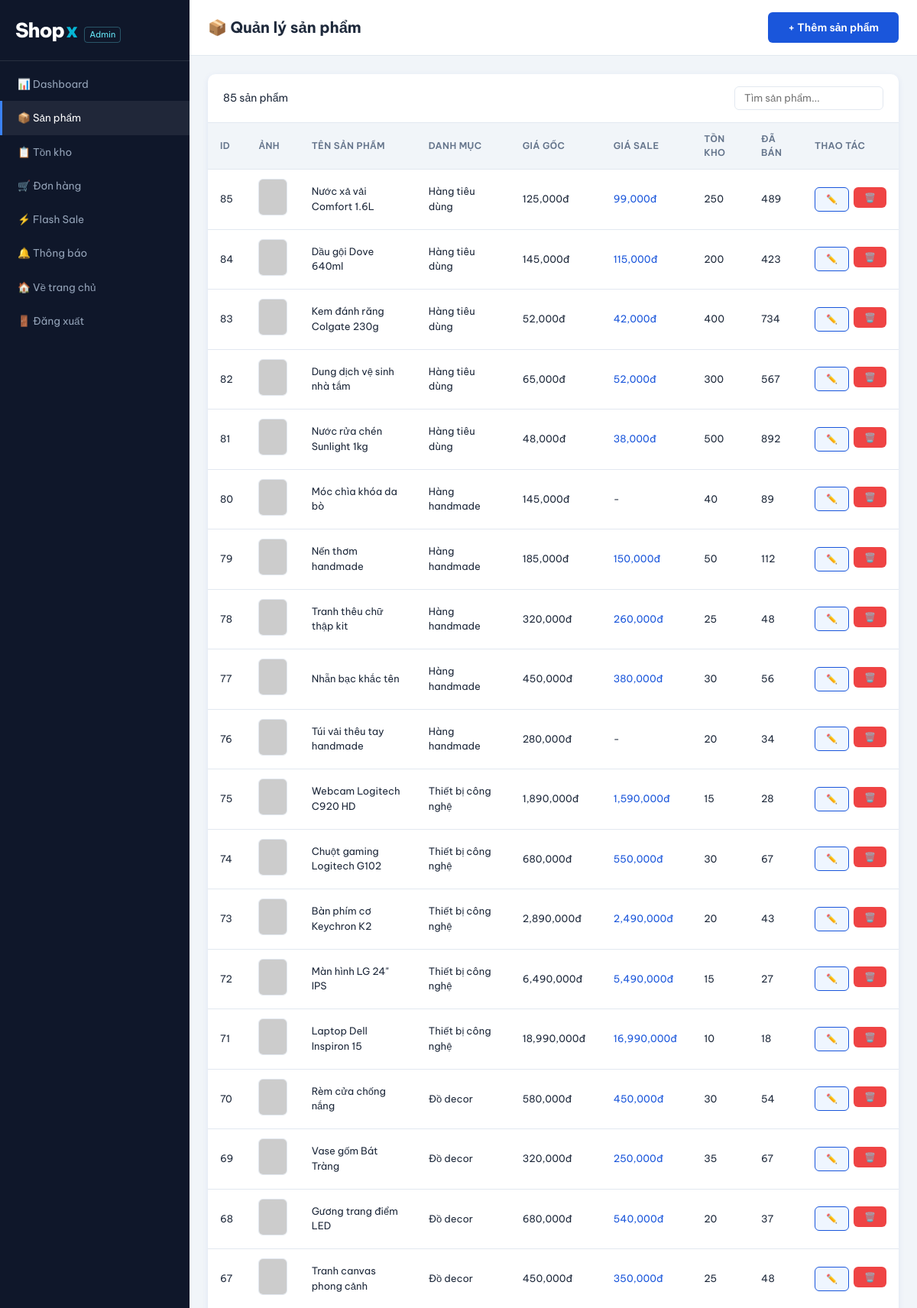
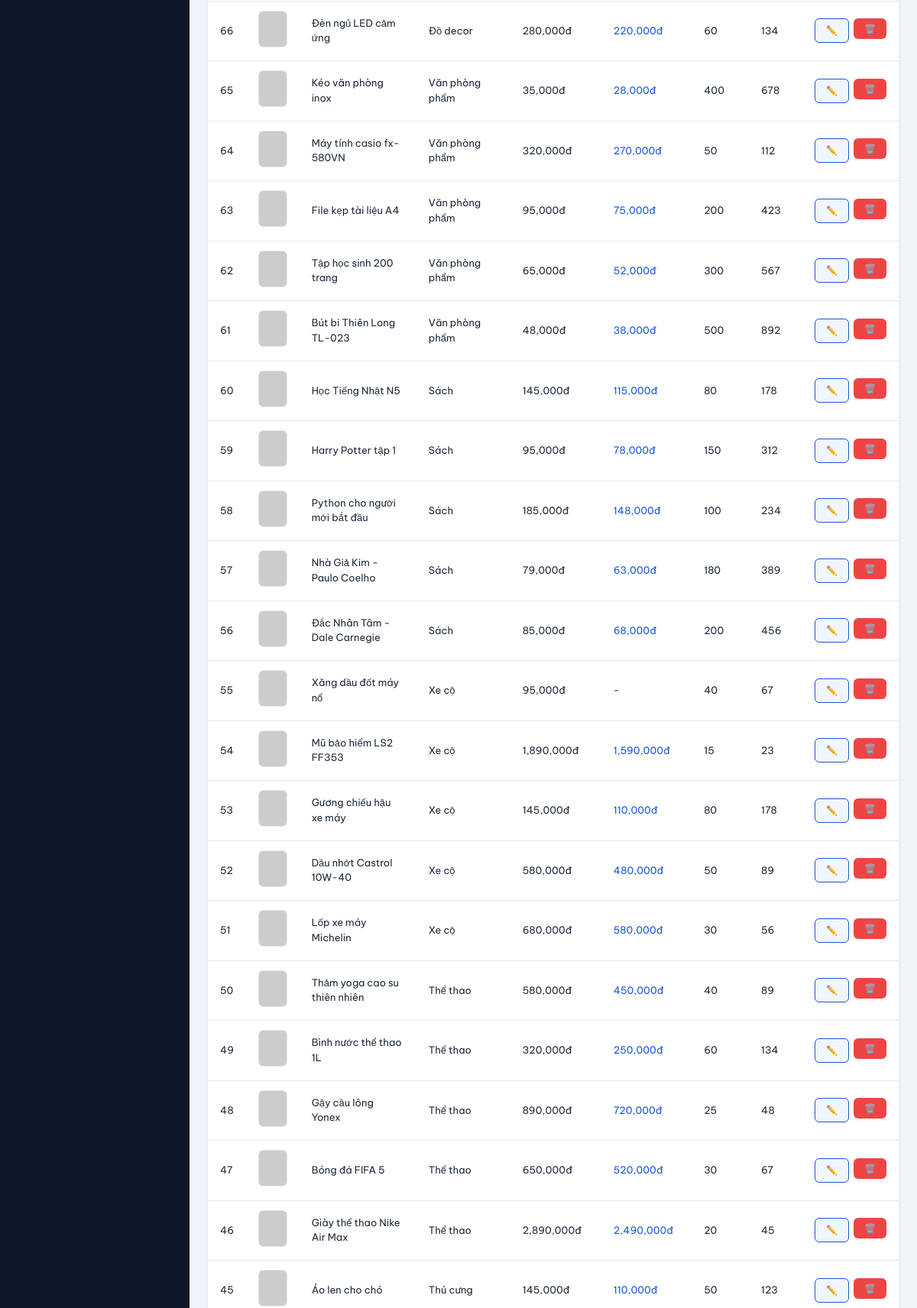
/admin/products (signed in, upper part), run on the app's committed database (2 pictures, top to bottom).
### tables this page shows
CREATE TABLE products (
            id INTEGER PRIMARY KEY AUTOINCREMENT,
            name TEXT NOT NULL,
            description TEXT,
            price REAL NOT NULL,
            sale_price REAL,
            sale_end TEXT,
            stock INTEGER DEFAULT 0,
            category_id INTEGER,
            image TEXT,
            video TEXT,
            sold INTEGER DEFAULT 0,
            created_at TEXT DEFAULT CURRENT_TIMESTAMP,
            FOREIGN KEY(category_id) REFERENCES categories(id)
        );

CREATE TABLE categories (
            id INTEGER PRIMARY KEY AUTOINCREMENT,
            name TEXT NOT NULL,
            icon TEXT DEFAULT '🛍️'
        );

### app.py (the view)
@app.route('/admin/products')
@admin_required
def admin_products():
    conn = get_db()
    products = conn.execute("SELECT p.*, c.name as cat_name FROM products p LEFT JOIN categories c ON p.category_id=c.id ORDER BY p.id DESC").fetchall()
    categories = conn.execute("SELECT * FROM categories").fetchall()
    conn.close()
    return render_template('admin/products.html', products=products, categories=categories)

### app.py (called while the page is built)
def get_db():
    conn = sqlite3.connect(DB_PATH)
    conn.row_factory = sqlite3.Row
    return conn

def admin_required(f):
    @wraps(f)
    def decorated(*args, **kwargs):
        if 'user_id' not in session or not session.get('is_admin'):
            return redirect(url_for('login'))
        return f(*args, **kwargs)
    return decorated

### templates/admin/products.html (shortened to what this page needs)
<!DOCTYPE html>
<html lang="vi">
<head>
<link rel="stylesheet" href="/static/css/main.css">
</head>
<body>
<div class="admin-layout">
  <aside class="admin-sidebar">
    <a href="/" class="logo" style="display:flex;align-items:baseline;gap:2px;padding:20px;border-bottom:1px solid rgba(255,255,255,.1);">
      <span class="logo-text">Shop</span><span class="logo-x">x</span><span class="logo-sub" style="color:#67e8f9;border-color:rgba(103,232,249,.3);">Admin</span>
    </a>
    <nav class="admin-nav">
      <a href="/admin">📊 Dashboard</a>
      <a href="/admin/products" class="active">📦 Sản phẩm</a>
      <a href="/admin/inventory">📋 Tồn kho</a>
      <a href="/admin/orders">🛒 Đơn hàng</a>
      <a href="/admin/flash-sales">⚡ Flash Sale</a>
      <a href="/admin/notifications">🔔 Thông báo</a>
      <a href="/">🏠 Về trang chủ</a>
      <a href="/logout">🚪 Đăng xuất</a>
    </nav>
  </aside>
  <div class="admin-content">
    <div class="admin-topbar">
      <h1 style="font-size:20px;font-weight:700;">📦 Quản lý sản phẩm</h1>
      <button class="btn btn-primary" onclick="document.getElementById('addModal').classList.add('show')">+ Thêm sản phẩm</button>
    </div>
    <div class="admin-body">
      <div class="admin-card">
        <div class="admin-card-header">
          <span>{{ products|length }} sản phẩm</span>
          <input type="text" placeholder="Tìm sản phẩm..." oninput="filterTable(this.value)" style="padding:6px 12px;border:1px solid var(--border);border-radius:6px;font-family:inherit;">
        </div>
        <div style="overflow-x:auto;">
          <table class="admin-table" id="productTable">
            <thead>
              <tr>
                <th>ID</th>
                <th>Ảnh</th>
                <th>Tên sản phẩm</th>
                <th>Danh mục</th>
                <th>Giá gốc</th>
                <th>Giá sale</th>
                <th>Tồn kho</th>
                <th>Đã bán</th>
                <th>Thao tác</th>
              </tr>
            </thead>
            <tbody>
              {% for p in products %}
              <tr>
                <td>{{ p.id }}</td>
                <td><img src="{{ p.image }}" onerror="this.src='https://picsum.photos/48/48?random={{ p.id }}'"></td>
                <td style="max-width:200px;">{{ p.name }}</td>
                <td>{{ p.cat_name }}</td>
                <td>{{ "{:,.0f}đ".format(p.price) }}</td>
                <td>{% if p.sale_price %}<span style="color:var(--primary);">{{ "{:,.0f}đ".format(p.sale_price) }}</span>{% else %}-{% endif %}</td>
                <td>
                  <span style="color:{{ 'var(--primary)' if p.stock < 5 else 'inherit' }};font-weight:{{ '700' if p.stock < 5 else 'normal' }};">{{ p.stock }}</span>
                </td>
                <td>{{ p.sold }}</td>
                <td>
                  <div style="display:flex;gap:6px;">
                    <a href="/admin/products/edit/{{ p.id }}" class="btn btn-outline btn-sm">✏️</a>
                    <form method="POST" action="/admin/products/delete/{{ p.id }}" onsubmit="return confirm('Xóa sản phẩm này?')">
                      <button type="submit" class="btn btn-danger btn-sm">🗑️</button>
                    </form>
                  </div>
                </td>
              </tr>
              {% endfor %}
            </tbody>
          </table>
        </div>
      </div>
    </div>
  </div>
</div>
</body>
</html>

### static/css/main.css (style rules this page uses)
* { margin: 0; padding: 0; box-sizing: border-box; }
:root { --primary: #1a56db; --primary-dark: #1142b4; --primary-light: #eff6ff; --primary-mid: #3b82f6; --accent: #06b6d4; --text: #1e293b; --text-light: #64748b; --border: #e2e8f0; --bg: #f1f5f9; --white: #fff; --shadow: 0 2px 8px rgba(30,64,175,.08); --shadow-md: 0 6px 20px rgba(30,64,175,.13); --radius: 10px; --radius-sm: 6px; }
body { font-family: 'Be Vietnam Pro', sans-serif; background: var(--bg); color: var(--text); font-size: 14px; line-height: 1.5; }
a { color: inherit; text-decoration: none; }
img { max-width: 100%; }
.logo { display: flex; align-items: center; gap: 0; cursor: pointer; flex-shrink: 0; }
.logo-text { color: white; font-size: 26px; font-weight: 800; letter-spacing: -1px; }
.logo-x { color: #93c5fd; font-size: 26px; font-weight: 800; }
.logo-sub { color: rgba(255,255,255,.55); font-size: 11px; margin-left: 6px; border: 1px solid rgba(255,255,255,.25); padding: 1px 6px; border-radius: 4px; }
.btn { padding: 11px 26px; border: none; cursor: pointer; border-radius: var(--radius-sm); font-size: 14px; font-weight: 600; transition: all .2s; font-family: inherit; display: inline-flex; align-items: center; gap: 6px; }
.btn-primary { background: var(--primary); color: white; }
.btn-outline { background: var(--primary-light); color: var(--primary); border: 1.5px solid var(--primary); }
.btn-sm { padding: 6px 14px; font-size: 12px; }
.btn-danger { background: #ef4444; color: white; }
.admin-layout { display: flex; min-height: 100vh; }
.admin-sidebar { width: 248px; background: #0f172a; flex-shrink: 0; display: flex; flex-direction: column; }
.admin-sidebar .logo { padding: 20px; border-bottom: 1px solid rgba(255,255,255,.08); display: flex; }
.admin-sidebar .logo-text { color: white; }
.admin-sidebar .logo-x { color: var(--accent); }
.admin-nav { flex: 1; padding: 8px 0; }
.admin-nav a { display: flex; align-items: center; gap: 10px; padding: 12px 20px; color: #94a3b8; font-size: 13.5px; border-left: 3px solid transparent; transition: all .2s; }
.admin-nav a:hover, .admin-nav a.active { color: white; background: rgba(255,255,255,.07); border-left-color: var(--primary-mid); }
.admin-content { flex: 1; background: var(--bg); min-width: 0; }
.admin-topbar { background: white; padding: 16px 24px; border-bottom: 1px solid var(--border); display: flex; justify-content: space-between; align-items: center; }
.admin-body { padding: 24px; }
.admin-card { background: white; border-radius: var(--radius); box-shadow: var(--shadow); margin-bottom: 24px; overflow: hidden; }
.admin-card-header { padding: 16px 20px; border-bottom: 1px solid var(--border); display: flex; justify-content: space-between; align-items: center; }
.admin-table { width: 100%; border-collapse: collapse; }
.admin-table th, .admin-table td { padding: 12px 16px; text-align: left; border-bottom: 1px solid var(--border); font-size: 13px; }
.admin-table th { background: var(--bg); font-weight: 600; color: var(--text-light); font-size: 12px; text-transform: uppercase; letter-spacing: .4px; }
.admin-table img { width: 48px; height: 48px; object-fit: cover; border-radius: var(--radius-sm); border: 1px solid var(--border); }

### data on the page
products: id "85", name "Nước xả vải Comfort 1.6L", cat_name "Hàng tiêu dùng", price "125,000đ", sale_price "99,000đ", stock "250", sold "489"
products: id "84", name "Dầu gội Dove 640ml", cat_name "Hàng tiêu dùng", price "145,000đ", sale_price "115,000đ", stock "200", sold "423"
products: id "83", name "Kem đánh răng Colgate 230g", cat_name "Hàng tiêu dùng", price "52,000đ", sale_price "42,000đ", stock "400", sold "734"
products: id "82", name "Dung dịch vệ sinh nhà tắm", cat_name "Hàng tiêu dùng", price "65,000đ", sale_price "52,000đ", stock "300", sold "567"
products: id "81", name "Nước rửa chén Sunlight 1kg", cat_name "Hàng tiêu dùng", price "48,000đ", sale_price "38,000đ", stock "500", sold "892"
products: id "80", name "Móc chìa khóa da bò", cat_name "Hàng handmade", price "145,000đ", stock "40", sold "89"
products: id "79", name "Nến thơm handmade", cat_name "Hàng handmade", price "185,000đ", sale_price "150,000đ", stock "50", sold "112"
products: id "78", name "Tranh thêu chữ thập kit", cat_name "Hàng handmade", price "320,000đ", sale_price "260,000đ", stock "25", sold "48"
products: id "77", name "Nhẫn bạc khắc tên", cat_name "Hàng handmade", price "450,000đ", sale_price "380,000đ", stock "30", sold "56"
products: id "76", name "Túi vải thêu tay handmade", cat_name "Hàng handmade", price "280,000đ", stock "20", sold "34"
products: id "75", name "Webcam Logitech C920 HD", cat_name "Thiết bị công nghệ", price "1,890,000đ", sale_price "1,590,000đ", stock "15", sold "28"
products: id "74", name "Chuột gaming Logitech G102", cat_name "Thiết bị công nghệ", price "680,000đ", sale_price "550,000đ", stock "30", sold "67"
products: id "73", name "Bàn phím cơ Keychron K2", cat_name "Thiết bị công nghệ", price "2,890,000đ", sale_price "2,490,000đ", stock "20", sold "43"
products: id "72", name "Màn hình LG 24\" IPS", cat_name "Thiết bị công nghệ", price "6,490,000đ", sale_price "5,490,000đ", stock "15", sold "27"
products: id "71", name "Laptop Dell Inspiron 15", cat_name "Thiết bị công nghệ", price "18,990,000đ", sale_price "16,990,000đ", stock "10", sold "18"
products: id "70", name "Rèm cửa chống nắng", cat_name "Đồ decor", price "580,000đ", sale_price "450,000đ", stock "30", sold "54"
products: id "69", name "Vase gốm Bát Tràng", cat_name "Đồ decor", price "320,000đ", sale_price "250,000đ", stock "35", sold "67"
products: id "68", name "Gương trang điểm LED", cat_name "Đồ decor", price "680,000đ", sale_price "540,000đ", stock "20", sold "37"
products: id "67", name "Tranh canvas phong cảnh", cat_name "Đồ decor", price "450,000đ", sale_price "350,000đ", stock "25", sold "48"
products: id "66", name "Đèn ngủ LED cảm ứng", cat_name "Đồ decor", price "280,000đ", sale_price "220,000đ", stock "60", sold "134"
products: id "65", name "Kéo văn phòng inox", cat_name "Văn phòng phẩm", price "35,000đ", sale_price "28,000đ", stock "400", sold "678"
products: id "64", name "Máy tính casio fx-580VN", cat_name "Văn phòng phẩm", price "320,000đ", sale_price "270,000đ", stock "50", sold "112"
products: id "63", name "File kẹp tài liệu A4", cat_name "Văn phòng phẩm", price "95,000đ", sale_price "75,000đ", stock "200", sold "423"
products: id "62", name "Tập học sinh 200 trang", cat_name "Văn phòng phẩm", price "65,000đ", sale_price "52,000đ", stock "300", sold "567"
products: id "61", name "Bút bi Thiên Long TL-023", cat_name "Văn phòng phẩm", price "48,000đ", sale_price "38,000đ", stock "500", sold "892"
products: id "60", name "Học Tiếng Nhật N5", cat_name "Sách", price "145,000đ", sale_price "115,000đ", stock "80", sold "178"
products: id "59", name "Harry Potter tập 1", cat_name "Sách", price "95,000đ", sale_price "78,000đ", stock "150", sold "312"
products: id "58", name "Python cho người mới bắt đầu", cat_name "Sách", price "185,000đ", sale_price "148,000đ", stock "100", sold "234"
products: id "57", name "Nhà Giả Kim - Paulo Coelho", cat_name "Sách", price "79,000đ", sale_price "63,000đ", stock "180", sold "389"
products: id "56", name "Đắc Nhân Tâm - Dale Carnegie", cat_name "Sách", price "85,000đ", sale_price "68,000đ", stock "200", sold "456"
products: id "55", name "Xăng dầu đốt máy nổ", cat_name "Xe cộ", price "95,000đ", stock "40", sold "67"
products: id "54", name "Mũ bảo hiểm LS2 FF353", cat_name "Xe cộ", price "1,890,000đ", sale_price "1,590,000đ", stock "15", sold "23"
products: id "53", name "Gương chiếu hậu xe máy", cat_name "Xe cộ", price "145,000đ", sale_price "110,000đ", stock "80", sold "178"
products: id "52", name "Dầu nhớt Castrol 10W-40", cat_name "Xe cộ", price "580,000đ", sale_price "480,000đ", stock "50", sold "89"
products: id "51", name "Lốp xe máy Michelin", cat_name "Xe cộ", price "680,000đ", sale_price "580,000đ", stock "30", sold "56"
products: id "50", name "Thảm yoga cao su thiên nhiên", cat_name "Thể thao", price "580,000đ", sale_price "450,000đ", stock "40", sold "89"
products: id "49", name "Bình nước thể thao 1L", cat_name "Thể thao", price "320,000đ", sale_price "250,000đ", stock "60", sold "134"
products: id "48", name "Gậy cầu lông Yonex", cat_name "Thể thao", price "890,000đ", sale_price "720,000đ", stock "25", sold "48"
products: id "47", name "Bóng đá FIFA 5", cat_name "Thể thao", price "650,000đ", sale_price "520,000đ", stock "30", sold "67"
products: id "46", name "Giày thể thao Nike Air Max", cat_name "Thể thao", price "2,890,000đ", sale_price "2,490,000đ", stock "20", sold "45"
products: id "45", name "Áo len cho chó", cat_name "Thú cưng", price "145,000đ", sale_price "110,000đ", stock "50", sold "123"

### other printed values
{{ products|length }} "85"
